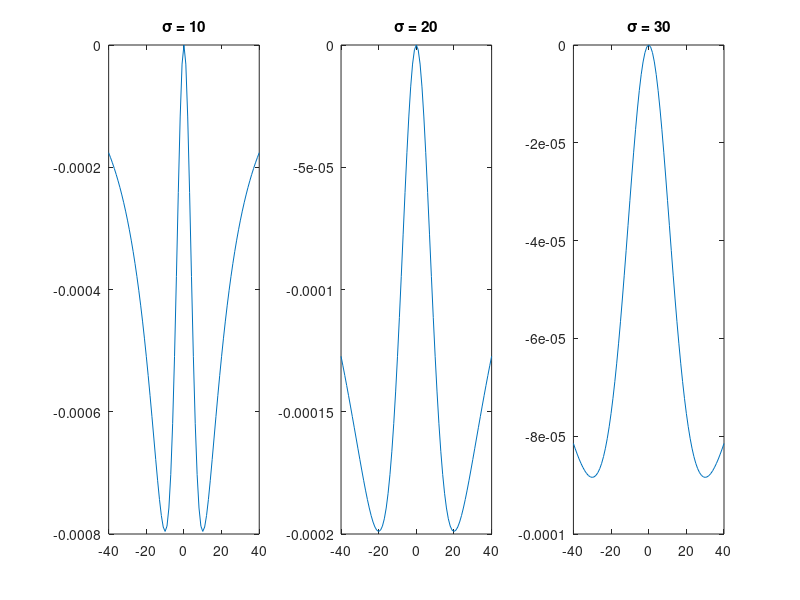

MATLAB code for this plot: (Note: this script raises an error after producing the figure.)
%% 2.c
H = @(t,s) (-2*t^2)/((2*s^2+2*t^2)*pi*(s^2+t^2));
X = -40:40;
Y10 = arrayfun(@(x) H(x,10) ,X);
Y20 = arrayfun(@(x) H(x,20) ,X);
Y30 = arrayfun(@(x) H(x,30) ,X);
subplot(1,3,1); plot(X,Y10); title('\sigma = 10');
subplot(1,3,2); plot(X,Y20); title('\sigma = 20');
subplot(1,3,3); plot(X,Y30); title('\sigma = 30');
%% 2.d
I = imread('sunflower.tiff');
sigmas = 15:2:35;
imgs = scaleSpace(I,sigmas);

[xb,yb,zb] = nMax(imgs, 20, 0);

negImgs = scaleSpace(255 - I,sigmas);
[xd,yd,zd] = nMax(negImgs,20, 255);
imshow(I);
for i = 1:20
  d = sigmas(zb(i))*2;
  rectangle('Position',[yb(i)-d/2 xb(i)-d/2 d d], 'Curvature', [1 1], 'EdgeColor','r');
  d = sigmas(zd(i))*2;
  rectangle('Position',[yd(i)-d/2 xd(i)-d/2 d d], 'Curvature', [1 1], 'EdgeColor','b');
end